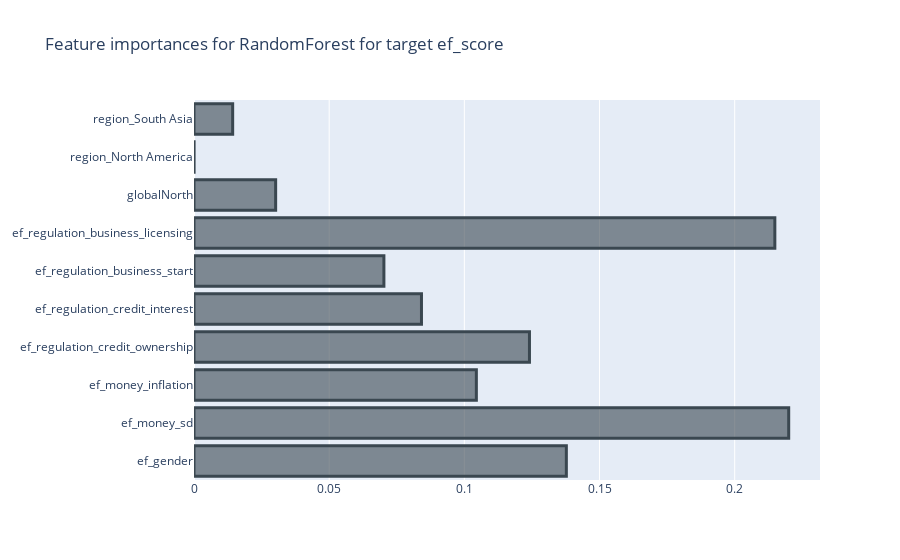
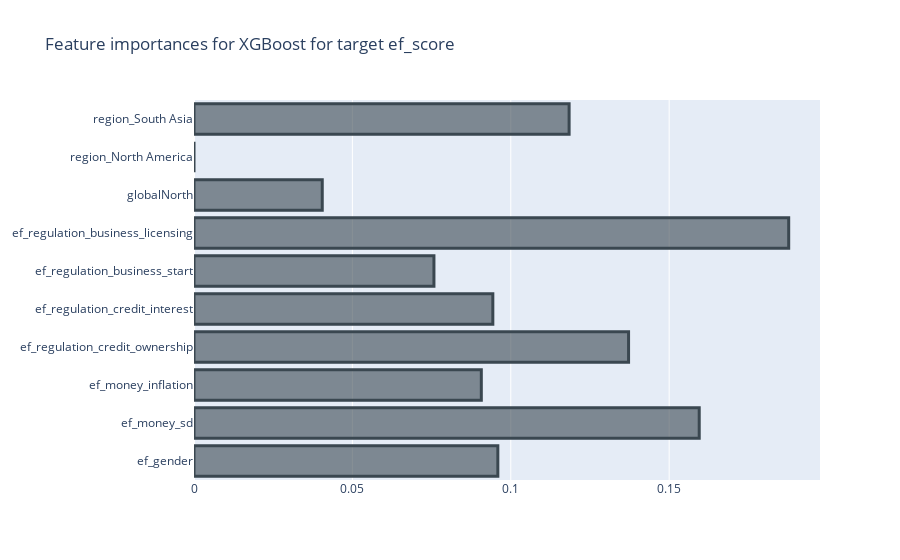
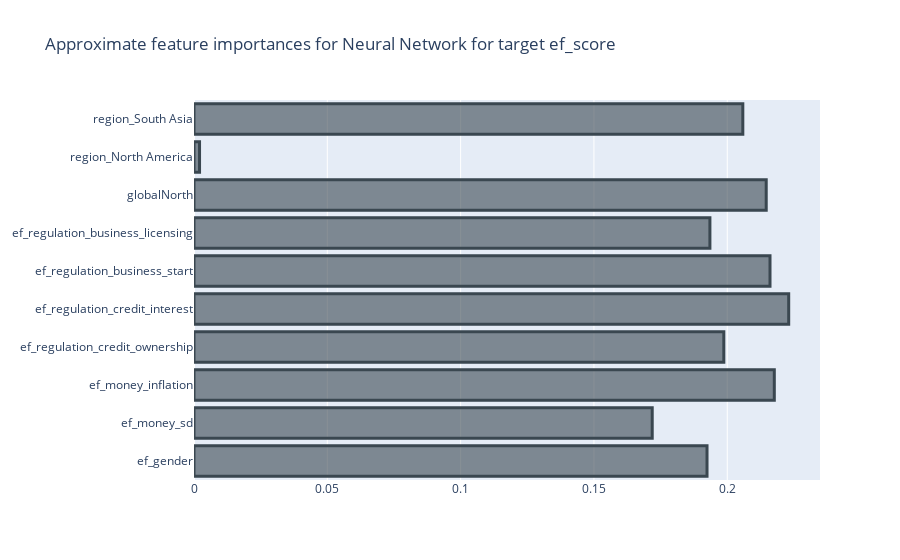
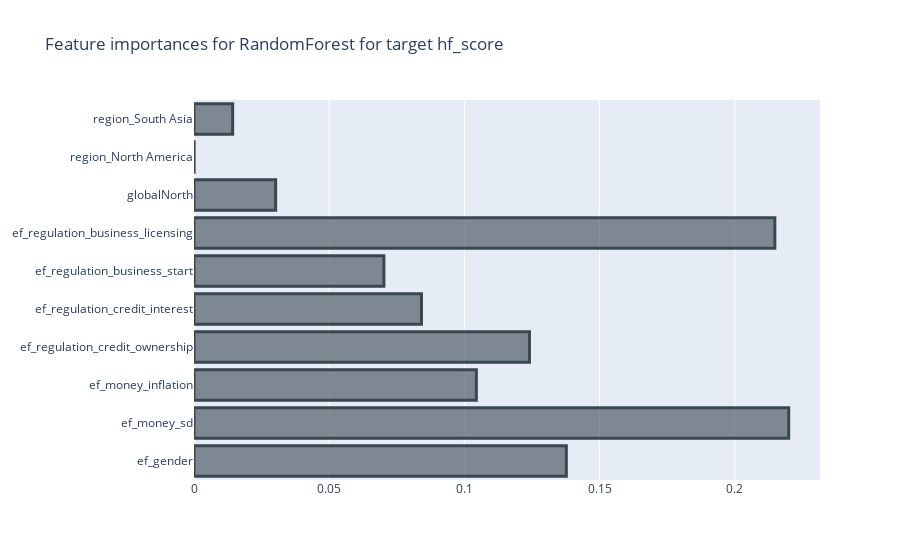

Notebook source saved alongside these figures, in order:
### Code cell
tscv = TimeSeriesSplit(n_splits=5)

# With temporal sampling
best_models_rf_temporal, best_models_xgb_temporal, best_models_nn_temporal = model(X_temp_train, X_temp_test, y_temp_train, y_temp_test, selected_features_dict_temporal, cv=tscv)

### Figure 1 — Plotly figure (JSON) as saved in the notebook; plotly's stock layout.template omitted (floating-point values rounded to 4 significant figures)
{"data": [{"marker": {"color": "rgba(58, 71, 80, 0.6)", "line": {"color": "rgba(58, 71, 80, 1.0)", "width": 3}}, "orientation": "h", "type": "bar", "x": [0.1377, 0.22, 0.1044, 0.1241, 0.08414, 0.07024, 0.2148, 0.0302, 3.303e-05, 0.01431], "y": ["ef_gender", "ef_money_sd", "ef_money_inflation", "ef_regulation_credit_ownership", "ef_regulation_credit_interest", "ef_regulation_business_start", "ef_regulation_business_licensing", "globalNorth", "region_North America", "region_South Asia"]}], "layout": {"title": {"text": "Feature importances for RandomForest for target ef_score"}}}

### Figure 2 — Plotly figure (JSON) as saved in the notebook; plotly's stock layout.template omitted (floating-point values rounded to 4 significant figures)
{"data": [{"marker": {"color": "rgba(58, 71, 80, 0.6)", "line": {"color": "rgba(58, 71, 80, 1.0)", "width": 3}}, "orientation": "h", "type": "bar", "x": [0.09592, 0.1595, 0.0907, 0.1372, 0.09433, 0.07574, 0.1877, 0.04049, 0, 0.1184], "y": ["ef_gender", "ef_money_sd", "ef_money_inflation", "ef_regulation_credit_ownership", "ef_regulation_credit_interest", "ef_regulation_business_start", "ef_regulation_business_licensing", "globalNorth", "region_North America", "region_South Asia"]}], "layout": {"title": {"text": "Feature importances for XGBoost for target ef_score"}}}

### Figure 3 — Plotly figure (JSON) as saved in the notebook; plotly's stock layout.template omitted (floating-point values rounded to 4 significant figures)
{"data": [{"marker": {"color": "rgba(58, 71, 80, 0.6)", "line": {"color": "rgba(58, 71, 80, 1.0)", "width": 3}}, "orientation": "h", "type": "bar", "x": [0.1924, 0.1719, 0.2177, 0.1987, 0.223, 0.216, 0.1935, 0.2146, 0.002079, 0.2058], "y": ["ef_gender", "ef_money_sd", "ef_money_inflation", "ef_regulation_credit_ownership", "ef_regulation_credit_interest", "ef_regulation_business_start", "ef_regulation_business_licensing", "globalNorth", "region_North America", "region_South Asia"]}], "layout": {"title": {"text": "Approximate feature importances for Neural Network for target ef_score"}}}

### Figure 4 — Plotly figure (JSON) as saved in the notebook; plotly's stock layout.template omitted (floating-point values rounded to 4 significant figures)
{"data": [{"marker": {"color": "rgba(58, 71, 80, 0.6)", "line": {"color": "rgba(58, 71, 80, 1.0)", "width": 3}}, "orientation": "h", "type": "bar", "x": [0.1377, 0.22, 0.1044, 0.1241, 0.08414, 0.07024, 0.2148, 0.0302, 3.303e-05, 0.01431], "y": ["ef_gender", "ef_money_sd", "ef_money_inflation", "ef_regulation_credit_ownership", "ef_regulation_credit_interest", "ef_regulation_business_start", "ef_regulation_business_licensing", "globalNorth", "region_North America", "region_South Asia"]}], "layout": {"title": {"text": "Feature importances for RandomForest for target hf_score"}}}
